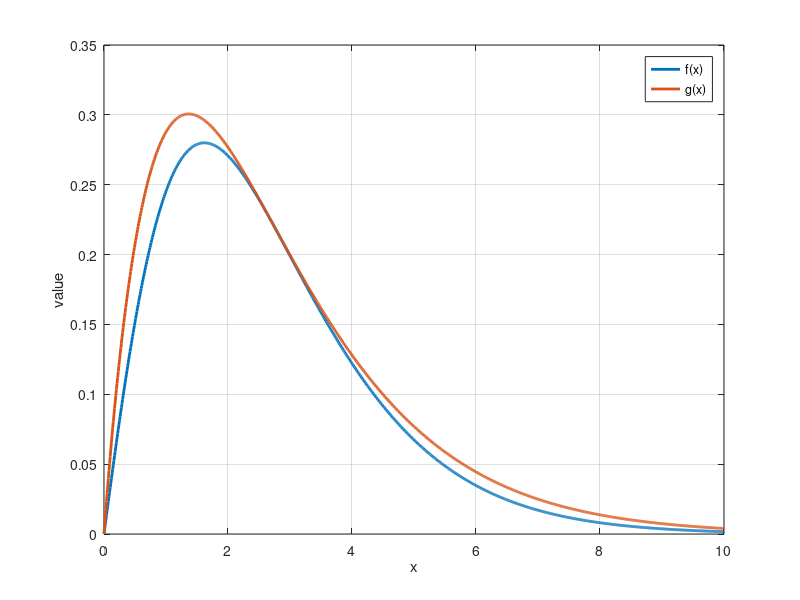

Reproduce this figure in MATLAB.
%%%%%%%%%%%%%%%%%%%%%%%%%%%%%%%%%%%% HW1_Q1 Part_d
x = linspace(0, 10, 1000);

f = @(x) 1/3.*x.*(1+x).*exp(-x);
g = @(x) ((exp(-(sqrt(3)-1)))./(3*(sqrt(3)-1)^2 - 3*(sqrt(3)-1)^3)).*(sqrt(3)-1).^(2).* x.*exp(-x.*(sqrt(3)-1));

figure
plot(x, f(x), 'LineWidth', 2)
hold on
plot(x, g(x), 'LineWidth', 2)
grid on
legend('f(x)', 'g(x)')
xlabel('x')
ylabel('value')
hold off

%%%%%%%%%%%%%%%%%%%%%%%%%%%%%%%%%%%% HW1_Q2 Part_e
A = [0.9 0.1 0 ; 0 7./8 1./8 ; 0.4 0 0.6]
B = A^(50)

%%%%%%%%%%%%%%%%%%%%%%%%%%%%%%%%%%%% HW1_Q3 Part_c
C = [1 0 0 0 0 ; 1/3 0 2/3 0 0; 0 1/3 0 2/3 0 ; 0 0 1/3 0 2/3 ; 0 0 0 0 1]
D = C^5

%%%%%%%%%%%%%%%%%%%%%%%%%%%%%%%%%%%% HW1_Q4 Partb
E = [1/2 1/2 0 0 0 0; 0 1/2 1/2 0 0 0; 1/3 0 1/3 1/3 0 0; 0 0 0 1/2 1/2 0;0 0 0 0 0 1 ; 0 0 0 0 1 0; ]
G = E^5

%%%%%%%%%%%%%%%%%%%%%%%%%%%%%%%%%%%% HW1_Q4 PartD

rng('default')

Nsim   = 10000;
Nsteps = 5;
count  = 0;

for sim = 1:Nsim
    X = 1;   % X0 = 1
    
    for n = 1:Nsteps
        u = rand;
        X = find(u <= cumsum(G(X,:)),1);
    end
    
    if X == 4
        count = count + 1;
    end
end

prob_estimate = count / Nsim
